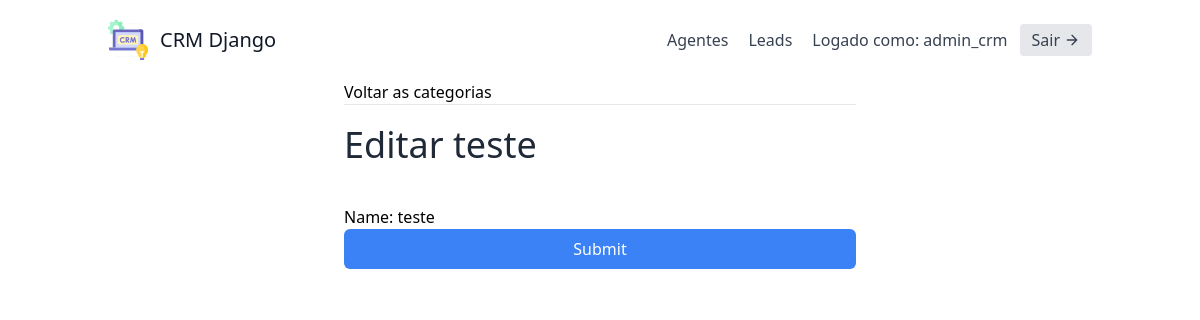
The app's page /leads/categories/1/update/ (signed in), older data.
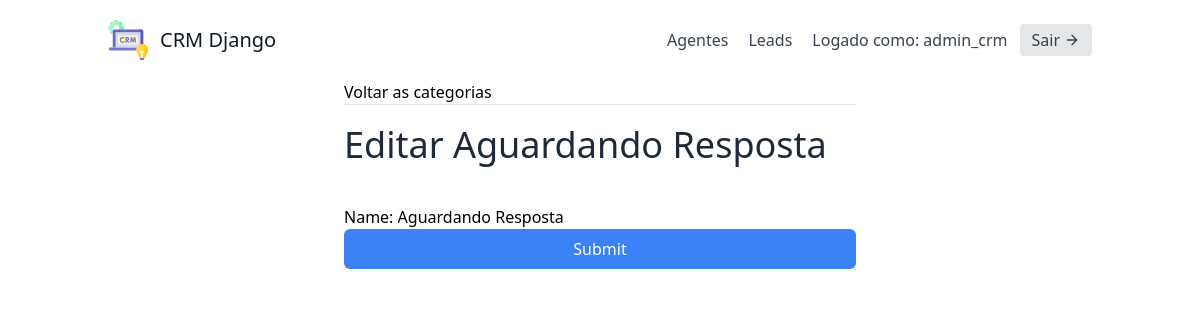
The same page, newer data.
### leads/models.py (models this page shows, shortened)
class Category(models.Model):
    name = models.CharField(max_length=30)  # New, Contacted, Converted, Unconverted
    organisation = models.ForeignKey(UserProfile, on_delete=models.CASCADE)

### leads/views.py (the view, shortened to what this page needs)
# urls.py: path('categories/<int:pk>/update/', CategoryUpdateView.as_view(),
class CategoryUpdateView(OrganisorAndLoginRequiredMixin, generic.UpdateView):
    template_name = "leads/category_update.html"
    form_class = CategoryModelForm
    def get_queryset(self):
        user = self.request.user
        if user.is_organisor:
            queryset = Category.objects.filter(
                organisation=user.userprofile
            )
        else:
            queryset = Category.objects.filter(
                organisation=user.agent.organisation
            )
        return queryset

### leads/forms.py
class CategoryModelForm(forms.ModelForm):
    class Meta:
        model = Category
        fields = (
            'name',
        )

### agents/mixins.py (called while the page is built)
    def dispatch(self, request, *args, **kwargs):
        if not request.user.is_authenticated or not request.user.is_organisor:
            return redirect("leads:lead-list")
        return super().dispatch(request, *args, **kwargs)

### leads/templates/leads/category_update.html (shortened to what this page needs)
{% extends "base.html" %}
{% load tailwind_filters %}
{% block content %}
<div class="max-w-lg mx-auto">
    <a class="hover:text-blue-500" href="{% url 'leads:category-list' %}">Voltar as categorias</a>
    <div class="py-5 border-t border-gray-200">
        <h1 class="text-4xl text-gray-800">Editar {{ object.name }}</h1>
    </div>
    <form method="post" class="mt-5">
        {{ form|crispy }}
        <button type='submit' class="w-full text-white bg-blue-500 hover:bg-blue-600 px-3 py-2 rounded-md">
            Submit
        </button>
    </form>
</div>
{% endblock content %}

Row changes from the older to the newer data that the page shows:
changed Category: name "teste" → "Aguardando Resposta"
